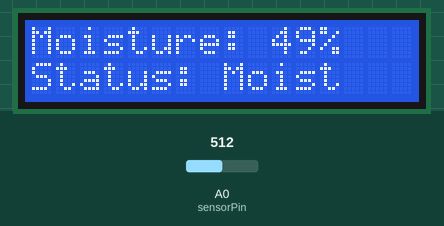
A sketch run on a simulated Arduino Uno, built with avr-gcc and run on an emulated ATmega328P. On the bench: 16×2 character LCD. Inputs (shaded band) come from the test bench; at power-on: A0 (sensorPin) = 512. What the sketch prints to the serial monitor is not drawn.

Above: at 3.2 s.
3.3 s: A0 (sensorPin) set to 716
At 5.3 s:
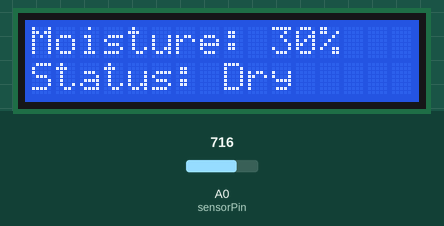
5.6 s: A0 (sensorPin) set to 900
At 6.9 s:
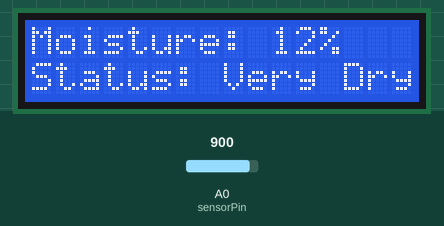
7.7 s: A0 (sensorPin) set to 306
At 9.5 s:
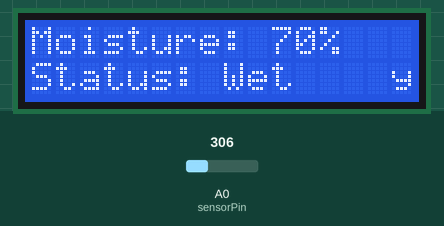
9.8 s: A0 (sensorPin) set to 122
At 11.2 s:
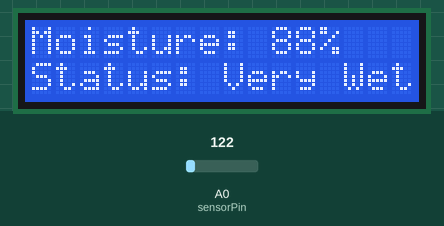
11.8 s: A0 (sensorPin) set to 306
At 12.7 s:
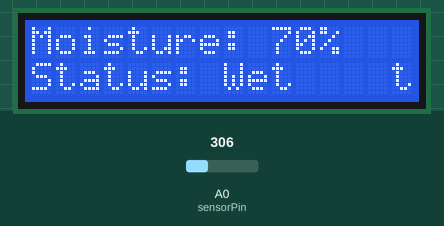
13.9 s: A0 (sensorPin) set to 716
At 15.3 s:
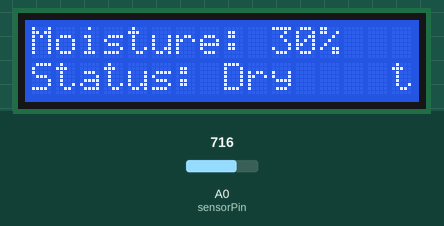
Timing chart, 0 to 16.9 s (numbered marks = the images above; inputs shaded):
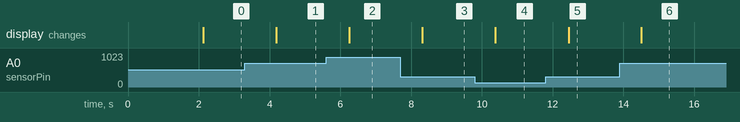

The sketch:

soilmoisturemonitoring.ino
```cpp
#include <Wire.h>
#include <LiquidCrystal_I2C.h>

// Inisialisasi LCD 16x2 dengan alamat I2C 0x27
LiquidCrystal_I2C lcd(0x27, 16, 2);

// Pin sensor kelembapan tanah
const int sensorPin = A0;

void setup() {
  // Inisialisasi LCD
  lcd.begin();
  lcd.backlight();

  // Inisialisasi komunikasi serial untuk debugging
  Serial.begin(9600);

  // Menampilkan pesan awal
  lcd.setCursor(0, 0);
  lcd.print("Soil Moisture");
  lcd.setCursor(0, 1);
  lcd.print("Monitoring");
  delay(2000); // Tunggu 2 detik
  lcd.clear();
}

void loop() {
  // Baca data analog dari sensor kelembapan tanah
  int sensorValue = analogRead(sensorPin);

  // Konversi nilai sensor ke persentase (0-100%)
  int moisturePercent = map(sensorValue, 1023, 0, 0, 100);

  // Tentukan status kelembapan
  String status;
  if (moisturePercent >= 80) {
    status = "Very Wet";
  } else if (moisturePercent >= 60) {
    status = "Wet";
  } else if (moisturePercent >= 40) {
    status = "Moist";
  } else if (moisturePercent >= 20) {
    status = "Dry";
  } else {
    status = "Very Dry";
  }

  // Tampilkan nilai kelembapan di Serial Monitor
  Serial.print("Soil Moisture: ");
  Serial.print(moisturePercent);
  Serial.print("% - ");
  Serial.println(status);

  // Tampilkan nilai kelembapan dan status di LCD
  lcd.setCursor(0, 0);
  lcd.print("Moisture: ");
  lcd.print(moisturePercent);
  // Tambahkan spasi untuk menghapus karakter sisa
  lcd.print("%   ");
  lcd.setCursor(0, 1);
  lcd.print("Status: ");
  lcd.print(status);
  // Tambahkan spasi untuk menghapus karakter sisa
  lcd.print("    ");

  // Tunggu 1 detik sebelum pembacaan berikutnya
  delay(1000);
}
```

Measured:
- after the input at 3.3 s, the display: changes after 0.89 s (image 1)
- after the input at 5.6 s, the display: changes after 0.65 s (image 2)
- after the input at 7.7 s, the display: changes after 0.62 s (image 3)
- after the input at 9.8 s, the display: changes after 0.58 s (image 4)
- after the input at 11.8 s, the display: changes after 0.65 s (image 5)
- after the input at 13.9 s, the display: changes after 0.61 s (image 6)
